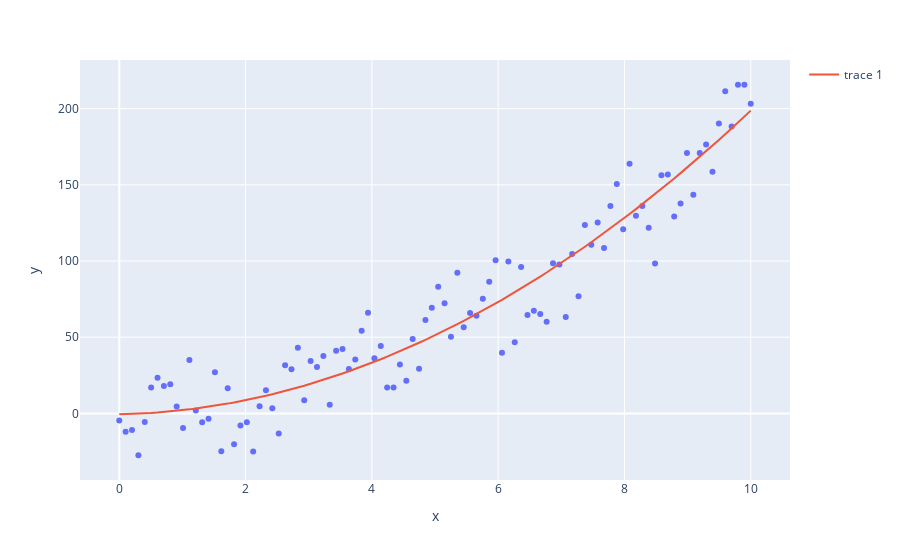

The code cell stored with this chart in its notebook:
### Code cell
# quadratic

x = np.linspace(0, 10, 100)
y = 2*x**2 + np.random.normal(size=x.size)*20

A = np.array([[np.sum(x**4), np.sum(x**3), np.sum(x**2)],
              [np.sum(x**3), np.sum(x**2), np.sum(x)],
              [np.sum(x**2), np.sum(x), x.size]])

b = np.array([np.sum(x**2*y), np.sum(x*y), np.sum(y)])
coef = np.linalg.solve(A, b)

fig = px.scatter(x=x, y=y)
fig.add_scatter(x=x, y=coef[0]*x**2 + coef[1]*x + coef[2], mode='lines')
fig.show()
